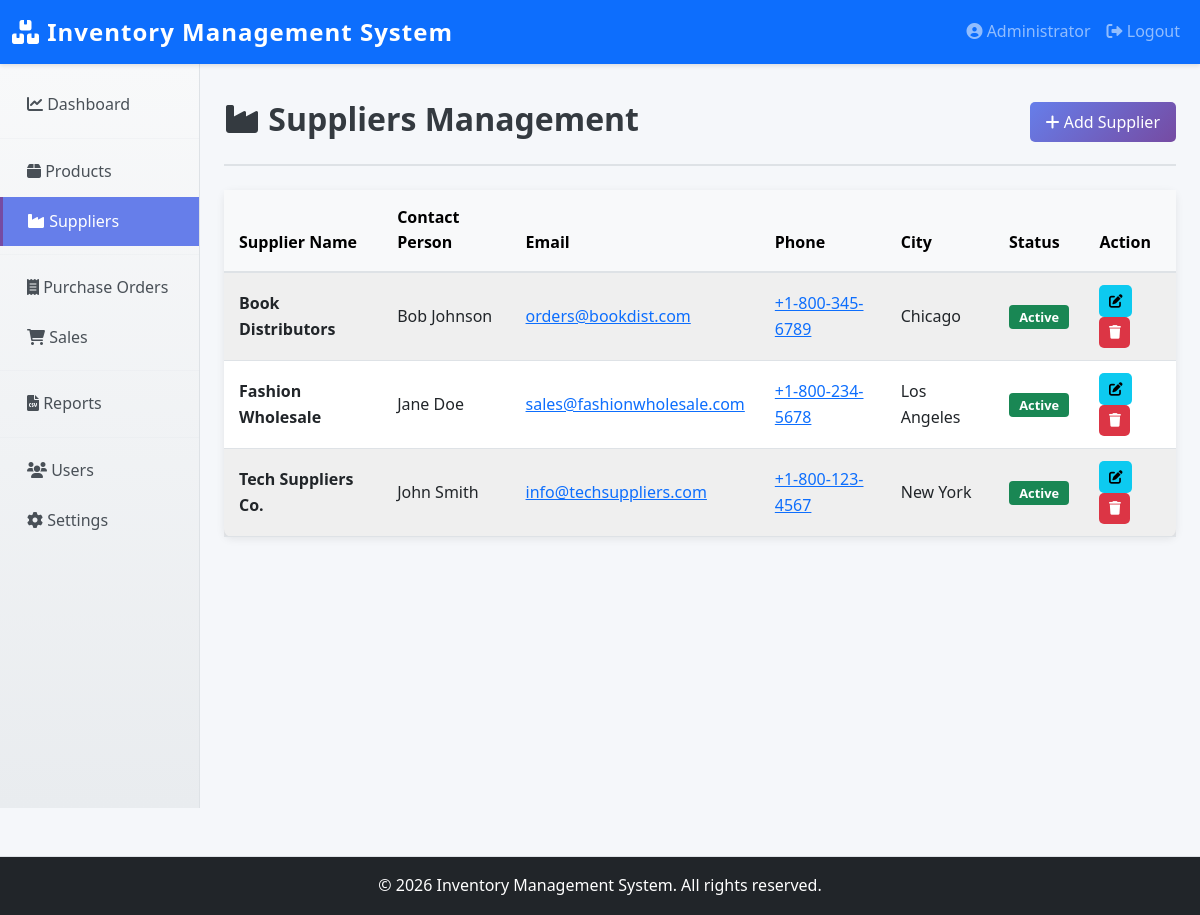
Page /public/suppliers.php (signed in) on the committed database.
### tables this page shows
CREATE TABLE IF NOT EXISTS suppliers (
    id INT PRIMARY KEY AUTO_INCREMENT,
    name VARCHAR(100) NOT NULL,
    phone VARCHAR(20),
    email VARCHAR(100),
    address TEXT,
    city VARCHAR(50),
    state VARCHAR(50),
    zip_code VARCHAR(10),
    contact_person VARCHAR(100),
    payment_terms VARCHAR(50),
    status ENUM('Active', 'Inactive') DEFAULT 'Active',
    created_at TIMESTAMP DEFAULT CURRENT_TIMESTAMP,
    updated_at TIMESTAMP DEFAULT CURRENT_TIMESTAMP ON UPDATE CURRENT_TIMESTAMP,
    INDEX idx_name (name),
    INDEX idx_email (email)
);

### app/config/Database.php (called while the page is built, shortened)
<?php
class Database {
    private $connection;
    private static $instance = null;
    public static function getInstance() {
        if (self::$instance === null) {
            self::$instance = new self();
        }
        return self::$instance;
    }
    private function __construct() {
        $this->connection = new mysqli(DB_HOST, DB_USER, DB_PASS, DB_NAME);
        $this->connection->set_charset('utf8mb4');
    }
    public function query($sql, $params = [], $types = '') {
        try {
            $stmt = $this->connection->prepare($sql);
            if (!empty($params) && !empty($types)) {
                $stmt->bind_param($types, ...$params);
            }
            if (!$stmt->execute()) {
                throw new Exception("Execute failed: " . $stmt->error);
            }
            return $stmt;
        } catch (Exception $e) {
            error_log("Database Error: " . $e->getMessage());
            throw $e;
        }
    }
    public function fetchAll($sql, $params = [], $types = '') {
        $stmt = $this->query($sql, $params, $types);
        $result = $stmt->get_result();
        $data = [];
        while ($row = $result->fetch_assoc()) {
            $data[] = $row;
        }
        return $data;
    }
}
?>

### app/models/Supplier.php (called while the page is built, shortened)
<?php
require_once __DIR__ . '/../config/Database.php';
class Supplier {
    private $db;
    public function __construct() {
        $this->db = Database::getInstance();
    }
    public function getAll($limit = null, $offset = 0) {
        $sql = "SELECT * FROM suppliers WHERE status = 'Active' ORDER BY name ASC";
        $params = [];
        $types = '';
        if ($limit) {
            $sql .= " LIMIT ? OFFSET ?";
            $params = [$limit, $offset];
            $types = 'ii';
        }
        return $this->db->fetchAll($sql, $params, $types);
    }
}
?>

### public/suppliers.php (the view, shortened to what this page needs)
<?php
require_once __DIR__ . '/../app/config/Database.php';
require_once __DIR__ . '/../app/controllers/AuthController.php';
require_once __DIR__ . '/../app/models/Supplier.php';
$supplierModel = new Supplier();
$page = intval($_GET['page'] ?? 1);
$limit = 10;
$offset = ($page - 1) * $limit;
$suppliers = $supplierModel->getAll($limit, $offset);
?>
<?php include __DIR__ . '/../views/layouts/header.php'; ?>
<div class="page-header mb-4">
    <div class="d-flex justify-content-between align-items-center">
        <h1 class="h2"><i class="fas fa-industry"></i> Suppliers Management</h1>
        <button class="btn btn-primary" data-bs-toggle="modal" data-bs-target="#addSupplierModal">
            <i class="fas fa-plus"></i> Add Supplier
        </button>
    </div>
</div>
<div class="card shadow">
    <div class="table-responsive">
        <table class="table table-striped table-hover mb-0">
            <thead class="table-light">
                <tr>
                    <th>Supplier Name</th>
                    <th>Contact Person</th>
                    <th>Email</th>
                    <th>Phone</th>
                    <th>City</th>
                    <th>Status</th>
                    <th>Action</th>
                </tr>
            </thead>
            <tbody>
                <?php if (count($suppliers) > 0): ?>
                    <?php foreach ($suppliers as $supplier): ?>
                        <tr>
                            <td><strong><?php echo $supplier['name']; ?></strong></td>
                            <td><?php echo $supplier['contact_person']; ?></td>
                            <td><a href="mailto:<?php echo $supplier['email']; ?>"><?php echo $supplier['email']; ?></a></td>
                            <td><a href="tel:<?php echo $supplier['phone']; ?>"><?php echo $supplier['phone']; ?></a></td>
                            <td><?php echo $supplier['city']; ?></td>
                            <td>
                                <span class="badge bg-<?php echo $supplier['status'] === 'Active' ? 'success' : 'secondary'; ?>">
                                    <?php echo $supplier['status']; ?>
                                </span>
                            </td>
                            <td>
                                <button class="btn btn-sm btn-info edit-supplier"
                                        data-id="<?php echo $supplier['id']; ?>"
                                        data-bs-toggle="modal" data-bs-target="#editSupplierModal">
                                    <i class="fas fa-edit"></i>
                                </button>
                                <button class="btn btn-sm btn-danger delete-supplier"
                                        data-id="<?php echo $supplier['id']; ?>">
                                    <i class="fas fa-trash"></i>
                                </button>
                            </td>
                        </tr>
                    <?php endforeach; ?>
                <?php endif; ?>
            </tbody>
        </table>
    </div>
</div>
<?php include __DIR__ . '/../views/layouts/footer.php'; ?>

### views/layouts/header.php (shortened to what this page needs)
<!DOCTYPE html>
<html lang="en">
<head>
    <link href="https://cdn.jsdelivr.net/npm/bootstrap@5.1.3/dist/css/bootstrap.min.css" rel="stylesheet">
    <link rel="stylesheet" href="https://cdnjs.cloudflare.com/ajax/libs/font-awesome/6.0.0/css/all.min.css">
    <link rel="stylesheet" href="<?php echo APP_URL; ?>/public/css/style.css">
</head>
<body>
    <nav class="navbar navbar-expand-lg navbar-dark bg-primary sticky-top">
        <div class="container-fluid">
            <a class="navbar-brand fw-bold" href="<?php echo APP_URL; ?>/public/dashboard.php">
                <i class="fas fa-boxes"></i> <?php echo APP_NAME; ?>
            </a>
            <div class="collapse navbar-collapse" id="navbarNav">
                <ul class="navbar-nav ms-auto">
                    <li class="nav-item">
                        <span class="nav-link" style="cursor: default;">
                            <i class="fas fa-user-circle"></i> <?php echo $_SESSION['user_name'] ?? 'User'; ?>
                        </span>
                    </li>
                    <li class="nav-item">
                        <a class="nav-link" href="<?php echo APP_URL; ?>/public/logout.php">
                            <i class="fas fa-sign-out-alt"></i> Logout
                        </a>
                    </li>
                </ul>
            </div>
        </div>
    </nav>
    <div class="container-fluid">
        <div class="row">
            <nav class="col-md-2 d-md-block bg-light sidebar p-0 position-fixed" style="height: calc(100vh - 56px); overflow-y: auto; z-index: 100;">
                <div class="position-sticky pt-3">
                    <ul class="nav flex-column">
                        <li class="nav-item">
                            <a class="nav-link <?php echo strpos($_SERVER['PHP_SELF'], 'dashboard.php') !== false ? 'active' : ''; ?>"
                               href="<?php echo APP_URL; ?>/public/dashboard.php">
                                <i class="fas fa-chart-line"></i> Dashboard
                            </a>
                        </li>
                        <hr class="my-2">
                        <li class="nav-item">
                            <a class="nav-link <?php echo strpos($_SERVER['PHP_SELF'], 'products') !== false ? 'active' : ''; ?>"
                               href="<?php echo APP_URL; ?>/public/products.php">
                                <i class="fas fa-box"></i> Products
                            </a>
                        </li>
                        <li class="nav-item">
                            <a class="nav-link <?php echo strpos($_SERVER['PHP_SELF'], 'suppliers') !== false ? 'active' : ''; ?>"
                               href="<?php echo APP_URL; ?>/public/suppliers.php">
                                <i class="fas fa-industry"></i> Suppliers
                            </a>
                        </li>
                        <hr class="my-2">
                        <li class="nav-item">
                            <a class="nav-link <?php echo strpos($_SERVER['PHP_SELF'], 'purchase_orders') !== false ? 'active' : ''; ?>"
                               href="<?php echo APP_URL; ?>/public/purchase_orders.php">
                                <i class="fas fa-receipt"></i> Purchase Orders
                            </a>
                        </li>
                        <li class="nav-item">
                            <a class="nav-link <?php echo strpos($_SERVER['PHP_SELF'], 'sales') !== false ? 'active' : ''; ?>"
                               href="<?php echo APP_URL; ?>/public/sales.php">
                                <i class="fas fa-shopping-cart"></i> Sales
                            </a>
                        </li>
                        <hr class="my-2">
                        <li class="nav-item">
                            <a class="nav-link <?php echo strpos($_SERVER['PHP_SELF'], 'reports') !== false ? 'active' : ''; ?>"
                               href="<?php echo APP_URL; ?>/public/reports.php">
                                <i class="fas fa-file-csv"></i> Reports
                            </a>
                        </li>
                        <?php if ($_SESSION['user_role'] === 'Admin'): ?>
                        <hr class="my-2">
                        <li class="nav-item">
                            <a class="nav-link <?php echo strpos($_SERVER['PHP_SELF'], 'users') !== false ? 'active' : ''; ?>"
                               href="<?php echo APP_URL; ?>/public/users.php">
                                <i class="fas fa-users"></i> Users
                            </a>
                        </li>
                        <li class="nav-item">
                            <a class="nav-link <?php echo strpos($_SERVER['PHP_SELF'], 'settings') !== false ? 'active' : ''; ?>"
                               href="<?php echo APP_URL; ?>/public/settings.php">
                                <i class="fas fa-cog"></i> Settings
                            </a>
                        </li>
                        <?php endif; ?>
                    </ul>
                </div>
            </nav>
            <main class="col-md-10 ms-sm-auto px-md-4 pt-3" style="margin-left: 16.66%;">

### views/layouts/footer.php (shortened to what this page needs)
            </main>
        </div>
    </div>
    <footer class="bg-dark text-white text-center py-3 mt-5">
        <div class="container-fluid">
            <p class="mb-0">&copy; <?php echo date('Y'); ?> <?php echo APP_NAME; ?>. All rights reserved.</p>
        </div>
    </footer>
</body>
</html>

### public/css/style.css (style rules this page uses)
:root { --primary-color: #667eea; --secondary-color: #764ba2; --success-color: #28a745; --danger-color: #dc3545; --warning-color: #ffc107; --info-color: #17a2b8; --light-color: #f8f9fa; --dark-color: #343a40; }
* { margin: 0; padding: 0; box-sizing: border-box; }
body { font-family: 'Segoe UI', Tahoma, Geneva, Verdana, sans-serif; background-color: #f5f7fa; color: #333; line-height: 1.6; }
.navbar { box-shadow: 0 2px 4px rgba(0, 0, 0, 0.1); }
.navbar-brand { font-size: 1.5rem; font-weight: bold; letter-spacing: 1px; }
.sidebar { background: linear-gradient(180deg, #f8f9fa 0%, #e9ecef 100%); border-right: 1px solid #dee2e6; }
.sidebar .nav-link { color: #495057; padding: 0.75rem 1.5rem; border-left: 3px solid transparent; transition: all 0.3s ease; text-decoration: none; }
.sidebar .nav-link.active { background-color: var(--primary-color); color: white; border-left-color: var(--secondary-color); }
.sidebar hr { margin: 0.5rem 0; background-color: #dee2e6; }
main { background-color: #f5f7fa; min-height: calc(100vh - 56px); }
.page-header { padding: 20px 0; border-bottom: 2px solid #dee2e6; margin-bottom: 30px; }
.page-header h1 { color: var(--dark-color); font-weight: 600; margin-bottom: 5px; }
.card { border: none; border-radius: 8px; transition: transform 0.3s, box-shadow 0.3s; }
.table { margin-bottom: 0; }
.table thead { background-color: #f8f9fa; font-weight: 600; }
.table-striped tbody tr:nth-of-type(odd) { background-color: rgba(0, 0, 0, 0.01); }
.table td { vertical-align: middle; padding: 12px 15px; }
.table th { padding: 15px; border-bottom: 2px solid #dee2e6; }
.badge { padding: 0.35rem 0.65rem; font-size: 0.8rem; font-weight: 600; border-radius: 4px; }
.btn { padding: 0.5rem 1rem; border-radius: 5px; font-weight: 500; transition: all 0.3s ease; border: none; }
.btn-primary { background: linear-gradient(135deg, var(--primary-color) 0%, var(--secondary-color) 100%); color: white; }
.btn-sm { padding: 0.35rem 0.6rem; font-size: 0.85rem; }
footer { margin-top: auto; padding: 20px 0; border-top: 1px solid #dee2e6; background-color: var(--dark-color); color: white; }
.shadow { box-shadow: 0 2px 8px rgba(0, 0, 0, 0.08) !important; }

### rows in the picture
suppliers: name "Book Distributors", contact_person "Bob Johnson", email "orders@bookdist.com", phone "+1-800-345-6789", city "Chicago", status "Active"
suppliers: name "Fashion Wholesale", contact_person "Jane Doe", email "sales@fashionwholesale.com", phone "+1-800-234-5678", city "Los Angeles", status "Active"
suppliers: name "Tech Suppliers Co.", contact_person "John Smith", email "info@techsuppliers.com", phone "+1-800-123-4567", city "New York", status "Active"

### other values in the picture
APP_NAME "Inventory Management System"
$_SESSION['user_name'] "Administrator"
